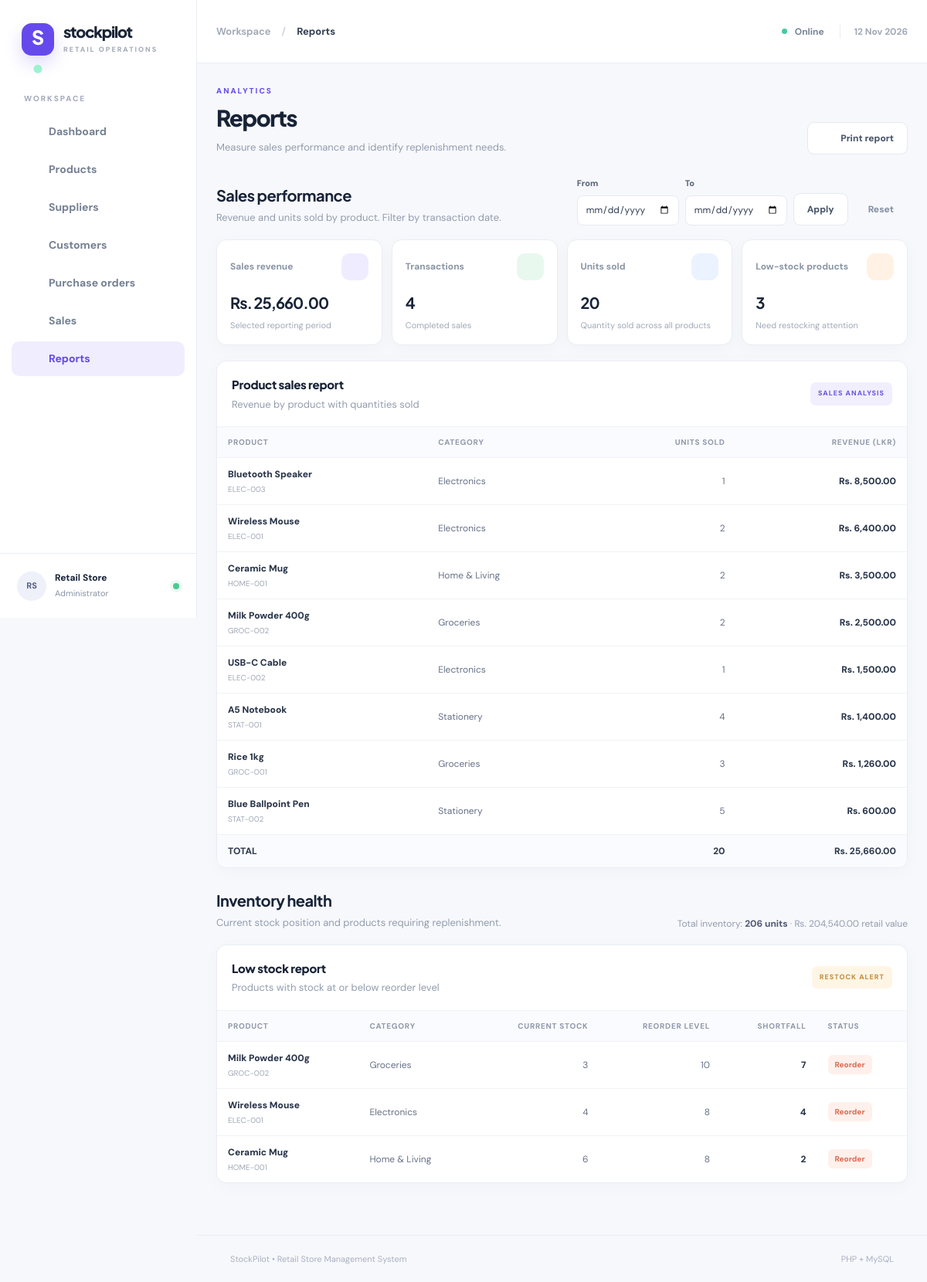
The app's page /reports.php with its own data.
### tables this page shows
CREATE TABLE products (
 product_id INT UNSIGNED AUTO_INCREMENT PRIMARY KEY,
 sku VARCHAR(40) NOT NULL UNIQUE,
 product_name VARCHAR(150) NOT NULL,
 category_id INT UNSIGNED NOT NULL,
 selling_price DECIMAL(12,2) NOT NULL,
 stock_quantity INT UNSIGNED NOT NULL DEFAULT 0,
 reorder_level INT UNSIGNED NOT NULL DEFAULT 5,
 created_at TIMESTAMP DEFAULT CURRENT_TIMESTAMP,
 CONSTRAINT fk_product_category FOREIGN KEY (category_id) REFERENCES categories(category_id),
 CONSTRAINT chk_product_price CHECK (selling_price >= 0)
);

CREATE TABLE categories (
 category_id INT UNSIGNED AUTO_INCREMENT PRIMARY KEY,
 category_name VARCHAR(100) NOT NULL UNIQUE
);

### reports.php (the view, shortened to what this page needs)
<?php
require_once __DIR__.'/bootstrap.php';
$from=trim((string)($_GET['from']??''));$to=trim((string)($_GET['to']??''));
$conditions=[];$params=[];
$where=$conditions?'WHERE '.implode(' AND ',$conditions):'';
$salesByProduct=rows('SELECT p.product_name,p.sku,c.category_name,SUM(si.quantity) total_units,SUM(si.quantity*si.unit_price) revenue FROM sale_items si JOIN sales s ON s.sale_id=si.sale_id JOIN products p ON p.product_id=si.product_id JOIN categories c ON c.category_id=p.category_id '.$where.' GROUP BY p.product_id,p.product_name,p.sku,c.category_name ORDER BY revenue DESC',$params);
$salesSummary=one('SELECT COUNT(DISTINCT s.sale_id) transaction_count,COALESCE(SUM(si.quantity),0) units,COALESCE(SUM(si.quantity*si.unit_price),0) revenue FROM sales s LEFT JOIN sale_items si ON si.sale_id=s.sale_id '.$where,$params);
$stock=rows('SELECT p.product_name,p.sku,c.category_name,p.stock_quantity,p.reorder_level, GREATEST(p.reorder_level-p.stock_quantity,0) shortage,p.selling_price FROM products p JOIN categories c ON c.category_id=p.category_id WHERE p.stock_quantity<=p.reorder_level ORDER BY (p.reorder_level-p.stock_quantity) DESC,p.stock_quantity ASC');
$inventory=one('SELECT COUNT(*) products,COALESCE(SUM(stock_quantity),0) units,COALESCE(SUM(stock_quantity*selling_price),0) value FROM products');
?>
<div class="report-heading"><div><h2>Sales performance</h2><p>Revenue and units sold by product. Filter by transaction date.</p></div><form method="get" class="date-filter"><div class="field"><label>From</label><input type="date" name="from" value="<?=e($from)?>"></div><div class="field"><label>To</label><input type="date" name="to" value="<?=e($to)?>"></div><button class="btn secondary" type="submit">Apply</button><a class="btn ghost" href="reports.php">Reset</a></form></div>
<div class="stats-grid report-stats"><div class="stat-card"><div class="stat-top"><span>Sales revenue</span><span class="stat-symbol purple"><?=icon('chart')?></span></div><strong><?=cash($salesSummary['revenue'])?></strong><small>Selected reporting period</small></div><div class="stat-card"><div class="stat-top"><span>Transactions</span><span class="stat-symbol green"><?=icon('cart')?></span></div><strong><?=number_format($salesSummary['transaction_count'])?></strong><small>Completed sales</small></div><div class="stat-card"><div class="stat-top"><span>Units sold</span><span class="stat-symbol blue"><?=icon('box')?></span></div><strong><?=number_format($salesSummary['units'])?></strong><small>Quantity sold across all products</small></div><div class="stat-card"><div class="stat-top"><span>Low-stock products</span><span class="stat-symbol orange"><?=icon('alert')?></span></div><strong><?=count($stock)?></strong><small>Need restocking attention</small></div></div>
<section class="panel"><div class="panel-head"><div><h3>Product sales report</h3><p>Revenue by product with quantities sold</p></div><span class="report-label">SALES ANALYSIS</span></div><div class="table-wrap"><table><thead><tr><th>Product</th><th>Category</th><th class="right">Units sold</th><th class="right">Revenue (LKR)</th></tr></thead><tbody><?php foreach($salesByProduct as $r):?><tr><td><strong><?=e($r['product_name'])?></strong><small class="table-sub"><?=e($r['sku'])?></small></td><td><?=e($r['category_name'])?></td><td class="right"><?=e($r['total_units'])?></td><td class="right amount"><?=cash($r['revenue'])?></td></tr><?php endforeach;if(!$salesByProduct):?><tr><td class="empty" colspan="4">No sales during this period.</td></tr><?php endif;?><tr class="total-row"><td colspan="2">TOTAL</td><td class="right"><?=e($salesSummary['units'])?></td><td class="right"><?=cash($salesSummary['revenue'])?></td></tr></tbody></table></div></section>
<div class="report-heading" id="stock-report"><div><h2>Inventory health</h2><p>Current stock position and products requiring replenishment.</p></div><div class="inventory-summary">Total inventory: <strong><?=e($inventory['units'])?> units</strong> · <?=cash($inventory['value'])?> retail value</div></div>
<section class="panel"><div class="panel-head"><div><h3>Low stock report</h3><p>Products with stock at or below reorder level</p></div><span class="report-label warning">RESTOCK ALERT</span></div><div class="table-wrap"><table><thead><tr><th>Product</th><th>Category</th><th class="right">Current stock</th><th class="right">Reorder level</th><th class="right">Shortfall</th><th>Status</th></tr></thead><tbody><?php foreach($stock as $r):?><tr><td><strong><?=e($r['product_name'])?></strong><small class="table-sub"><?=e($r['sku'])?></small></td><td><?=e($r['category_name'])?></td><td class="right"><?=e($r['stock_quantity'])?></td><td class="right"><?=e($r['reorder_level'])?></td><td class="right amount"><?=e($r['shortage'])?></td><td><span class="pill danger">Reorder</span></td></tr><?php endforeach;if(!$stock):?><tr><td colspan="6" class="empty">Great! No products are below their reorder threshold.</td></tr><?php endif;?></tbody></table></div></section>

### records on screen
products: product_name "Milk Powder 400g", sku "GROC-002", category.category_name "Groceries", stock_quantity "3", reorder_level "10", shortage "7"
products: product_name "Wireless Mouse", sku "ELEC-001", category.category_name "Electronics", stock_quantity "4", reorder_level "8", shortage "4"
products: product_name "Ceramic Mug", sku "HOME-001", category.category_name "Home & Living", stock_quantity "6", reorder_level "8", shortage "2"

### other values on screen
$label "Dashboard"
$label "Products"
$label "Suppliers"
$label "Customers"
$label "Purchase orders"
$label "Sales"
$label "Reports"
$title "Reports"
$eyebrow "ANALYTICS"
$description "Measure sales performance and identify replenishment needs."
$right "Print report"
cash($salesSummary['revenue']) "Rs. 25,660.00"
$salesSummary['transaction_count'] "4"
$salesSummary['units'] "20"
count($stock) "3"
